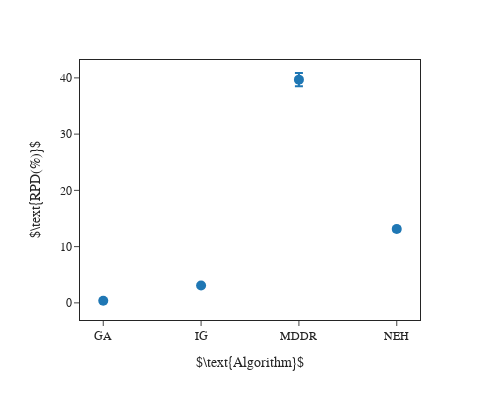

This figure's notebook cell:
### Code cell
folders = ["../solutions/ga", "../solutions/ig", "../solutions/mddr", "../solutions/neh"]

fig = merge_and_plot(
    folders, 
    ["GA", "IG", "MDDR", "NEH"], 
    r"$\text{Algorithm}$", 
    r"$\text{RPD(%)}$"
)

fig.show()

if SAVE_IMAGE:
    save_comparison_image(fig, "1_comparison_scatter")

### Figure 1 — Plotly figure (JSON) as saved in the notebook; plotly's stock layout.template omitted (floating-point values rounded to 4 significant figures)
{"data": [{"error_y": {"array": [0.03946, 0.1397, 1.181, 0.386]}, "hovertemplate": "index=%{x}<br>mean=%{y}<extra></extra>", "legendgroup": "", "marker": {"color": "#1F77B4", "size": 10, "symbol": "circle"}, "mode": "markers", "name": "", "orientation": "v", "showlegend": false, "type": "scatter", "x": ["GA", "IG", "MDDR", "NEH"], "xaxis": "x", "y": [0.3756, 3.072, 39.69, 13.12], "yaxis": "y"}], "layout": {"font": {"family": "Times New Roman"}, "height": 400, "legend": {"tracegroupgap": 0}, "margin": {"t": 60}, "width": 500, "xaxis": {"anchor": "y", "domain": [0, 1], "mirror": true, "title": {"text": "$\\text{Algorithm}$"}, "type": "category"}, "yaxis": {"anchor": "x", "domain": [0, 1], "mirror": true, "title": {"text": "$\\text{RPD(%)}$"}}}}
